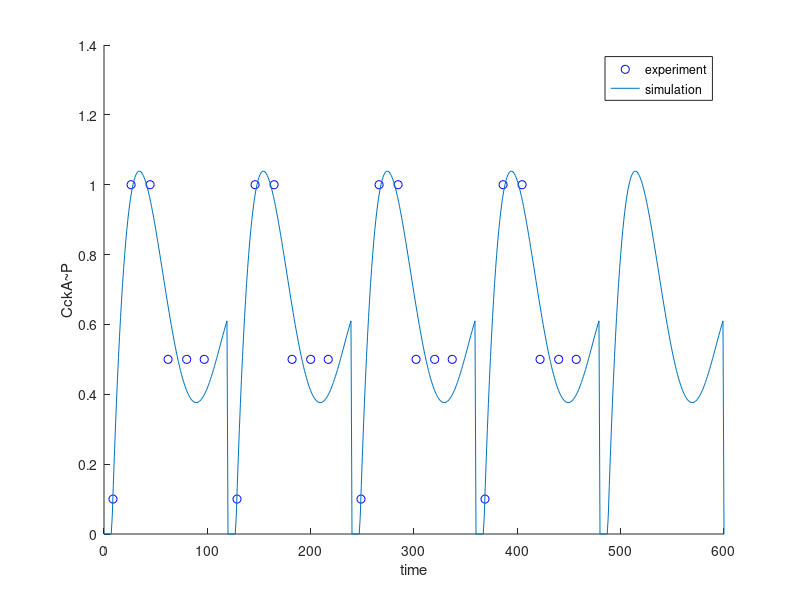

MATLAB code to generate this figure:
clc
clear all
%fit curve
%%CckA~P
%  x = [10,20,40,60,80,100,120];
%  o = [0.365958, 0.247904, 0.125544, 0.295375, 0.632501, 0.99639, 0.998939];
%%DivK~P_old pole
% x=[2.51514,9.45,16.4,23.54,30.305,37.26,43.83,50.78,57.93,64.68,72.2,78.94,84.7,89.7,93.73,97,98];
% o=[2.48445,2.05,3.88,6.15,9.32,13.17,17.02,20.42,22.7,24.07,23.64,21.63,17.6,12.88,8.16,3,0];
% %%Div~P_free
% x=[1.54,4.62,9.05,12.9,17,20.02,23.5,26.38,31.58,37.55,42.36,46.98,52.76,57.57,62.39,66.82,71.25,77.02,82.22,87.03,92.81,99.36,106.29...
% ,114.57,118.42,125.55,132.09,138.45,143.07,147.67];
% o=[89.8,89.58,88.9,88,86,84.19,81.9,80.09,75.33,70.58,65.37,59.93,54.27,49.07,43.63,38.65,32.99,27.1,21.89...
% ,16.91,12.61,8.77,4.92,3.35,3.58,5.4,9.043,14.27,19.72,27.21];
% %%DivK 120min
% x=[0,20,40,60,80,100];
% o=[24629.731,22150.974,20566.51,26048.681,25878.045,25939.761];
%%%%%RcdA 150min should cut off the last three for 120min
% x=[8.7,26.2,44.6,62,80,97,115.2,133,150];
% o=[0.1,1,1,0.5,0.5,0.5,0.43,0.74,0.26];
x=[8.7,26.2,44.6,62,80,97];
o=[0.1,1,1,0.5,0.5,0.5];
 c = o/max(o);
% cftool
%x as x-axis, c as y-axis, polynomial, degree 3
%%%%%%% %result% %%%%%%%%%%%%
%%%%%%CckA~P
% f(x) = p1*x^3 + p2*x^2 + p3*x + p4
% Coefficients (with 95% confidence bounds):
%        p1 =  -3.491e-06  (-5.432e-06, -1.55e-06)
%        p2 =   0.0007817  (0.0003982, 0.001165)
%        p3 =    -0.04119  (-0.06252, -0.01985)
%        p4 =      0.7378  (0.4382, 1.038)
% Goodness of fit:
%   SSE: 0.008382
%   R-square: 0.9892
%   Adjusted R-square: 0.9784
%   RMSE: 0.05286
%%%%%% DivK~P_old pole
%  f(x) = p1*x^3 + p2*x^2 + p3*x + p4
%  p1 =  -8.515e-06;
%        p2 =   0.0009505;
%        p3 =    -0.01231 ;
%        p4 =      0.1302 ;
% %%%%%%DivK~P_free
% p1 =   1.315e-06 ;
%        p2 =  -0.0002346 ;
%        p3 =    0.001233;
%        p4 =      0.9975;
% %%%%%%%%%%%%%DivK 120min
% p1 =  -1.843e-06;
%        p2 =   0.0003078 ;
%        p3 =    -0.01197 ;
%        p4 =      0.9516 ;

% Goodness of fit:
%   SSE: 0.008227
%   R-square: 0.7921
%   Adjusted R-square: 0.4802
%   RMSE: 0.06414
% a1 =     -0.1011 ;
%        c1 =     0.07546;
%        d1=      0.9291 ;
%RcdA
      p1 =  -8.725e-08 ;
       p2 =   2.948e-05 ;
       p3 =   -0.003332  ;
       p4 =      0.1384 ;
       p5 =     -0.8569;
%%%%%%%%compare experimental data with fitting curve%%%%%%%%%%%
%x=[x,x+150,x+300,x+450];
x=[x,x+120,x+240,x+360];
c=[c,c];
c=[c,c];
scatter(x,c,'b')
hold on;
T=120;%period
t1=0:1:600;
  t_d=rem(t1,T); %return remainder after division t/T
  

%y=(p1*t_d.^3 + p2*t_d.^2 + p3*t_d + p4).*(t_d<=98)+0*(t_d>98);%%DivK~P_old
%pole
% y=(p1*t_d.^3 + p2*t_d.^2 + p3*t_d + p4);
%y = a1*sin(3*pi*t_d./180+c1)+d1;
    y = p1*t_d.^4 + p2*t_d.^3 + p3*t_d.^2 + p4*t_d+ p5;%RcdA
    y(y<0)=0;
plot(t1, y)
 xlabel('time')
ylabel('CckA~P')
legend('experiment','simulation')

